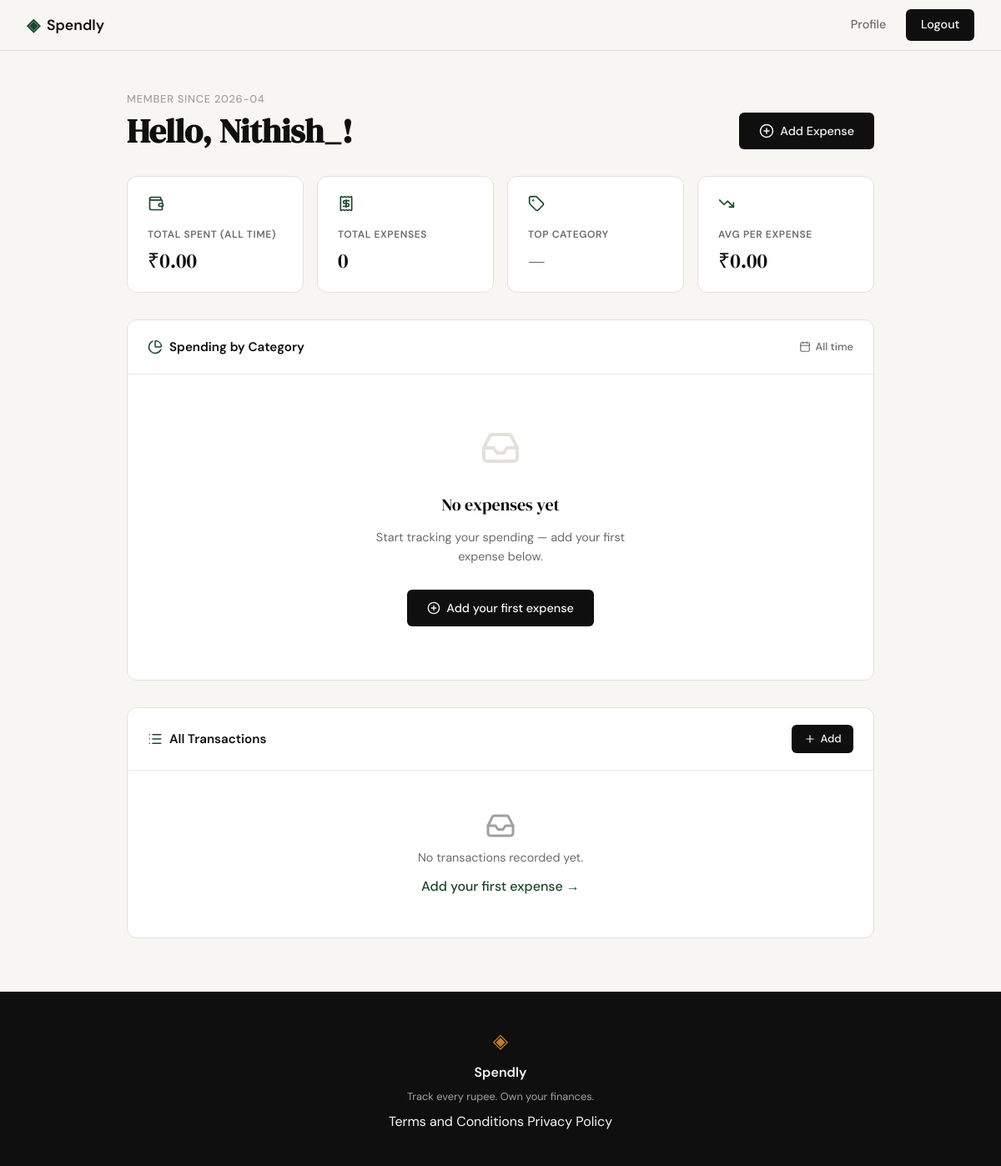
/profile (signed in), run on an earlier commit of the app's database.
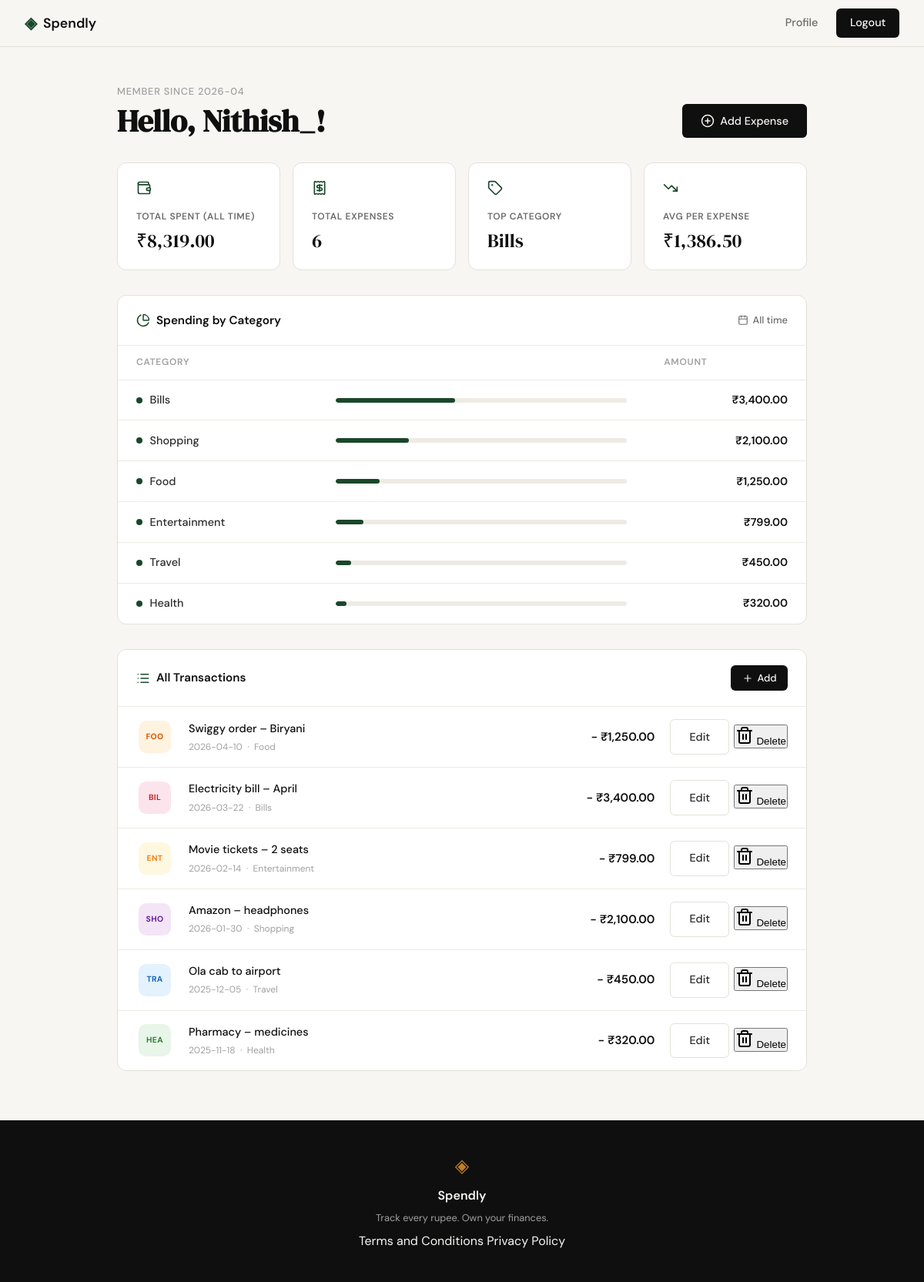
And on a later commit of the database.
### tables this page shows
CREATE TABLE users (
                id            INTEGER PRIMARY KEY AUTOINCREMENT,
                username      TEXT    NOT NULL UNIQUE,
                email         TEXT    NOT NULL UNIQUE,
                password_hash TEXT    NOT NULL,
                created_at    TEXT    NOT NULL DEFAULT (datetime('now'))
            );

CREATE TABLE categories (
                id   INTEGER PRIMARY KEY AUTOINCREMENT,
                name TEXT    NOT NULL UNIQUE
            );

CREATE TABLE expenses (
                id          INTEGER PRIMARY KEY AUTOINCREMENT,
                user_id     INTEGER NOT NULL REFERENCES users(id) ON DELETE CASCADE,
                amount      REAL    NOT NULL CHECK (amount > 0),
                category_id INTEGER REFERENCES categories(id) ON DELETE SET NULL,
                description TEXT,
                date        TEXT    NOT NULL,
                created_at  TEXT    NOT NULL DEFAULT (datetime('now'))
            );

### app.py (the view)
@app.route("/profile")
def profile():
    user_id = session.get("user_id")
    if not user_id:
        flash("Please log in to view your profile.", "error")
        return redirect(url_for("login"))
    user       = get_user_by_id(user_id)
    summary    = get_expense_summary(user_id)
    expenses   = get_all_expenses(user_id)
    categories = get_all_categories()
    return render_template(
        "profile.html",
        user=user,
        summary=summary,
        expenses=expenses,
        categories=categories,
    )

### app.py (called while the page is built)
@app.template_filter("format_inr")
def format_inr(value):
    return "₹{:,.2f}".format(float(value or 0))

### database/db.py (called while the page is built)
def get_db():
    conn = sqlite3.connect(DB_PATH)
    conn.row_factory = sqlite3.Row
    conn.execute("PRAGMA foreign_keys = ON")
    return conn

def get_user_by_id(user_id):
    conn = get_db()
    try:
        return conn.execute(
            "SELECT id, username, email, created_at FROM users WHERE id = ?",
            (user_id,),
        ).fetchone()
    finally:
        conn.close()

def get_all_expenses(user_id):
    conn = get_db()
    try:
        return conn.execute(
            """
            SELECT
                e.id,
                e.amount,
                e.description,
                e.date,
                COALESCE(c.name, 'Uncategorised') AS category_name
            FROM expenses e
            LEFT JOIN categories c ON c.id = e.category_id
            WHERE e.user_id = ?
            ORDER BY e.date DESC, e.created_at DESC
            """,
            (user_id,),
        ).fetchall()
    finally:
        conn.close()

def get_all_categories():
    conn = get_db()
    try:
        return conn.execute(
            "SELECT id, name FROM categories ORDER BY name ASC"
        ).fetchall()
    finally:
        conn.close()

### templates/profile.html (shortened to what this page needs)
{% extends "base.html" %}
{% block head %}
<link rel="stylesheet" href="{{ url_for('static', filename='css/profile.css') }}">
{% endblock %}
{% block content %}
<div class="profile-page">
  <header class="profile-header">
    <div class="profile-header-left">
      <p class="profile-since">Member since {{ user["created_at"][:7] }}</p>
      <h1 class="profile-greeting">Hello, {{ user["username"] }}!</h1>
    </div>
    <a href="{{ url_for('add_expense') }}" class="btn-primary profile-add-btn">
      <i data-lucide="plus-circle"></i>
      Add Expense
    </a>
  </header>
  <section class="profile-stats" aria-label="Monthly summary">
    <div class="stat-card">
      <div class="stat-icon"><i data-lucide="wallet"></i></div>
      <p class="stat-label">Total Spent (All Time)</p>
      <p class="stat-value">{{ summary.total_amount | format_inr }}</p>
    </div>
    <div class="stat-card">
      <div class="stat-icon"><i data-lucide="receipt"></i></div>
      <p class="stat-label">Total Expenses</p>
      <p class="stat-value">{{ summary.expense_count }}</p>
    </div>
    <div class="stat-card">
      <div class="stat-icon"><i data-lucide="tag"></i></div>
      <p class="stat-label">Top Category</p>
      <p class="stat-value">
        {% if summary.categories %}
          {{ summary.categories[0]["category_name"] }}
        {% else %}
          —
        {% endif %}
      </p>
    </div>
    <div class="stat-card">
      <div class="stat-icon"><i data-lucide="trending-down"></i></div>
      <p class="stat-label">Avg per Expense</p>
      <p class="stat-value">
        {% if summary.expense_count > 0 %}
          {{ (summary.total_amount / summary.expense_count) | format_inr }}
        {% else %}
          ₹0.00
        {% endif %}
      </p>
    </div>
  </section>
  <section class="profile-breakdown">
    <div class="breakdown-card">
      <div class="breakdown-header">
        <h2 class="breakdown-title">
          <i data-lucide="pie-chart"></i>
          Spending by Category
        </h2>
        <span class="breakdown-month">
          <i data-lucide="calendar"></i>
          All time
        </span>
      </div>
      {% if summary.expense_count == 0 %}
        <div class="profile-empty">
          <div class="empty-icon">
            <i data-lucide="inbox"></i>
          </div>
          <p class="empty-title">No expenses yet</p>
          <p class="empty-body">
            Start tracking your spending — add your first expense below.
          </p>
          <a href="{{ url_for('add_expense') }}" class="btn-primary">
            <i data-lucide="plus-circle"></i>
            Add your first expense
          </a>
        </div>
      {% else %}
        <div class="breakdown-table-wrap">
          <table class="breakdown-table" aria-label="Category breakdown">
            <thead>
              <tr>
                <th class="col-cat">Category</th>
                <th class="col-bar" aria-hidden="true"></th>
                <th class="col-amt">Amount</th>
              </tr>
            </thead>
            <tbody>
              {% for row in summary.categories %}
              {% set pct = (row["category_total"] / summary.total_amount * 100) | round(1) %}
              <tr>
                <td class="col-cat">
                  <span class="cat-dot"></span>
                  {{ row["category_name"] }}
                </td>
                <td class="col-bar" aria-hidden="true">
                  <div class="bar-track">
                    <div class="bar-fill" style="width: {{ pct }}%"></div>
                  </div>
                </td>
                <td class="col-amt">{{ row["category_total"] | format_inr }}</td>
              </tr>
              {% endfor %}
            </tbody>
          </table>
        </div>
      {% endif %}
    </div>
  </section>
  <section class="profile-transactions">
    <div class="txn-card">
      <div class="txn-header">
        <h2 class="txn-title">
          <i data-lucide="list"></i>
          All Transactions
        </h2>
        <a href="{{ url_for('add_expense') }}" class="btn-primary txn-add-btn">
          <i data-lucide="plus"></i>
          Add
        </a>
      </div>
      {% if expenses %}
        <div class="txn-table-wrap">
          <table class="txn-table" aria-label="Transaction history">
            <tbody>
              {% for e in expenses %}
              <tr class="txn-row">
                <td class="txn-col-cat">
                  <span class="txn-cat-badge" data-cat="{{ e['category_name'] }}">
                    {{ e["category_name"][:3] }}
                  </span>
                </td>
                <td class="txn-col-desc">
                  <span class="txn-desc-text">{{ e["description"] or "—" }}</span>
                  <span class="txn-desc-meta">{{ e["date"] }} &nbsp;·&nbsp; {{ e["category_name"] }}</span>
                </td>
                <td class="txn-col-amt">−&nbsp;{{ e["amount"] | format_inr }}</td>
                <td class="txn-col-actions">
                  <a href="{{ url_for('edit_expense', id=e['id']) }}"
                     class="btn-ghost btn-sm"
                     aria-label="Edit expense">Edit</a>
                  <form method="POST"
                        action="{{ url_for('delete_expense', id=e['id']) }}"
                        class="txn-delete-form"
                        onsubmit="return confirm('Delete this expense?')">
                    <button type="submit"
                            class="btn-danger-sm"
                            aria-label="Delete expense">
                      <i data-lucide="trash-2"></i>
                      <span>Delete</span>
                    </button>
                  </form>
                </td>
              </tr>
              {% endfor %}
            </tbody>
          </table>
        </div>
      {% else %}
        <div class="txn-empty">
          <i data-lucide="inbox"></i>
          <p>No transactions recorded yet.</p>
          <a href="{{ url_for('add_expense') }}">Add your first expense →</a>
        </div>
      {% endif %}
    </div>
  </section>
</div>
{% endblock %}

### templates/base.html (shortened to what this page needs)
<!DOCTYPE html>
<html lang="en">
<head>
    <link rel="stylesheet" href="{{ url_for('static', filename='css/style.css') }}">
    {% block head %}{% endblock %}
</head>
<body>
    <nav class="navbar">
        <div class="nav-inner">
            <a href="{{ url_for('landing') }}" class="nav-brand">
                <span class="brand-icon">◈</span>
                <span class="brand-name">Spendly</span>
            </a>
            <div class="nav-links">
                {% if session.get('user_id') %}
                <a href="{{ url_for('profile') }}">Profile</a>
                <a href="{{ url_for('logout') }}" class="nav-cta">Logout</a>
                {% else %}
                <a href="{{ url_for('login') }}">Sign in</a>
                <a href="{{ url_for('register') }}" class="nav-cta">Get started</a>
                {% endif %}
            </div>
        </div>
    </nav>
    <main class="main-content">
        {% block content %}{% endblock %}
    </main>
    <footer class="footer">
        <div class="footer-inner">
            <span class="brand-icon">◈</span>
            <span class="footer-name">Spendly</span>
            <p class="footer-copy">Track every rupee. Own your finances.</p>
            <div class="footer-links">
                <a href="/terms">Terms and Conditions</a>
                <a href="/privacy">Privacy Policy</a>
            </div>
        </div>
    </footer>
</body>
</html>

### static/css/style.css (style rules this page uses)
:root { --ink: #0f0f0f; --ink-soft: #2d2d2d; --ink-muted: #6b6b6b; --ink-faint: #a0a0a0; --paper: #f7f6f3; --paper-warm: #f0ede6; --paper-card: #ffffff; --accent: #1a472a; --accent-light: #e8f0eb; --accent-2: #c17f24; --accent-2-light: #fdf3e3; --danger: #c0392b; --danger-light: #fdecea; --border: #e4e1da; --border-soft: #eeebe4; --font-display: 'DM Serif Display', Georgia, serif; --font-body: 'DM Sans', system-ui, sans-serif; --max-width: 1200px; --auth-width: 440px; --radius-sm: 6px; --radius-md: 12px; --radius-lg: 20px; }
*, *::before, *::after { box-sizing: border-box; margin: 0; padding: 0; }
html { font-size: 16px; scroll-behavior: smooth; }
body { background: var(--paper); color: var(--ink); font-family: var(--font-body); font-size: 1rem; line-height: 1.6; -webkit-font-smoothing: antialiased; }
a { color: inherit; text-decoration: none; }
.navbar { position: sticky; top: 0; z-index: 100; background: var(--paper); border-bottom: 1px solid var(--border); padding: 0 2rem; }
.nav-inner { max-width: var(--max-width); margin: 0 auto; height: 60px; display: flex; align-items: center; justify-content: space-between; }
.nav-brand { display: flex; align-items: center; gap: 0.5rem; font-family: var(--font-body); font-weight: 600; font-size: 1.1rem; color: var(--ink); }
.brand-icon { color: var(--accent); font-size: 1.3rem; }
.brand-name { color: var(--ink); }
.nav-links { display: flex; align-items: center; gap: 1.5rem; font-size: 0.9rem; font-weight: 500; }
.nav-links a { color: var(--ink-muted); transition: color 0.2s; }
.nav-cta { background: var(--ink) !important; color: var(--paper) !important; padding: 0.45rem 1.1rem; border-radius: var(--radius-sm); transition: background 0.2s !important; }
.main-content { min-height: calc(100vh - 60px - 100px); }
.btn-primary { display: inline-block; background: var(--ink); color: var(--paper); padding: 0.65rem 1.5rem; border-radius: var(--radius-sm); font-family: var(--font-body); font-size: 0.9rem; font-weight: 500; cursor: pointer; border: none; transition: background 0.2s; text-decoration: none; }
.btn-ghost { display: inline-block; background: transparent; color: var(--ink-soft); padding: 0.65rem 1.5rem; border-radius: var(--radius-sm); font-size: 0.9rem; font-weight: 500; border: 1px solid var(--border); transition: all 0.2s; text-decoration: none; }
.footer { background: var(--ink); color: var(--paper); padding: 2.5rem 2rem; text-align: center; }
.footer-inner { display: flex; flex-direction: column; align-items: center; gap: 0.4rem; }
.footer .brand-icon { color: var(--accent-2); font-size: 1.5rem; }
.footer-name { font-weight: 600; font-size: 1rem; }
.footer-copy { font-size: 0.8rem; color: var(--ink-faint); }

What changed in the data, as far as the page shows it:
now on this page (row unchanged): categories: name "Bills", category_name "Bills", {{ pct }} 40.9 (drawn), category_total "₹3,400.00"
now on this page (row unchanged): categories: category_name "Shopping", {{ pct }} 25.2 (drawn), category_total "₹2,100.00"
now on this page (row unchanged): categories: category_name "Food", {{ pct }} 15.0 (drawn), category_total "₹1,250.00"
now on this page (row unchanged): categories: category_name "Entertainment", {{ pct }} 9.6 (drawn), category_total "₹799.00"
now on this page (row unchanged): categories: category_name "Travel", {{ pct }} 5.4 (drawn), category_total "₹450.00"
now on this page (row unchanged): categories: category_name "Health", {{ pct }} 3.8 (drawn), category_total "₹320.00"
added expenses: category_name "FOO", description "Swiggy order – Biryani", date "2026-04-10", category_name "Food", amount "₹1,250.00"
added expenses: category_name "BIL", description "Electricity bill – April", date "2026-03-22", category_name "Bills", amount "₹3,400.00"
added expenses: category_name "ENT", description "Movie tickets – 2 seats", date "2026-02-14", category_name "Entertainment", amount "₹799.00"
added expenses: category_name "SHO", description "Amazon – headphones", date "2026-01-30", category_name "Shopping", amount "₹2,100.00"
added expenses: category_name "TRA", description "Ola cab to airport", date "2025-12-05", category_name "Travel", amount "₹450.00"
added expenses: category_name "HEA", description "Pharmacy – medicines", date "2025-11-18", category_name "Health", amount "₹320.00"
Also different on the page:
{{ summary.total_amount | format_inr }}: "₹0.00" → "₹8,319.00"
{{ summary.expense_count }}: "0" → "6"
{{ (summary.total_amount / summary.expense_count) | format_inr }}: (not shown) → "₹1,386.50"
text no longer shown: "— ₹0.00 No expenses yet Start tracking your spending — add your first expense below. Add your first expense No transactions recorded yet. Add your first expense →"
text now shown: "CATEGORY AMOUNT"
